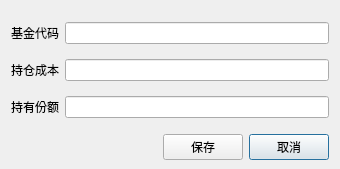
<?xml version="1.0" encoding="UTF-8"?>
<ui version="4.0">
 <class>AddFundDialog</class>
 <widget class="QDialog" name="AddFundDialog">
  <property name="geometry">
   <rect>
    <x>0</x>
    <y>0</y>
    <width>340</width>
    <height>169</height>
   </rect>
  </property>
  <property name="windowTitle">
   <string>Dialog</string>
  </property>
  <layout class="QGridLayout" name="gridLayout">
   <property name="bottomMargin">
    <number>9</number>
   </property>
   <item row="2" column="2">
    <widget class="QPushButton" name="cancelBtn">
     <property name="text">
      <string>取消</string>
     </property>
    </widget>
   </item>
   <item row="2" column="1">
    <widget class="QPushButton" name="saveBtn">
     <property name="text">
      <string>保存</string>
     </property>
     <property name="shortcut">
      <string>Return</string>
     </property>
    </widget>
   </item>
   <item row="2" column="0">
    <spacer name="horizontalSpacer">
     <property name="orientation">
      <enum>Qt::Horizontal</enum>
     </property>
     <property name="sizeHint" stdset="0">
      <size>
       <width>40</width>
       <height>20</height>
      </size>
     </property>
    </spacer>
   </item>
   <item row="0" column="0" colspan="3">
    <layout class="QFormLayout" name="formLayout">
     <property name="labelAlignment">
      <set>Qt::AlignLeading|Qt::AlignLeft|Qt::AlignVCenter</set>
     </property>
     <property name="formAlignment">
      <set>Qt::AlignLeading|Qt::AlignLeft|Qt::AlignVCenter</set>
     </property>
     <property name="verticalSpacing">
      <number>15</number>
     </property>
     <item row="0" column="0">
      <widget class="QLabel" name="Label">
       <property name="text">
        <string>基金代码</string>
       </property>
      </widget>
     </item>
     <item row="0" column="1">
      <widget class="QLineEdit" name="fundCode"/>
     </item>
     <item row="1" column="0">
      <widget class="QLabel" name="Label_2">
       <property name="text">
        <string>持仓成本</string>
       </property>
      </widget>
     </item>
     <item row="1" column="1">
      <widget class="QLineEdit" name="fundCost"/>
     </item>
     <item row="2" column="0">
      <widget class="QLabel" name="Label_3">
       <property name="text">
        <string>持有份额</string>
       </property>
      </widget>
     </item>
     <item row="2" column="1">
      <widget class="QLineEdit" name="fundUnits"/>
     </item>
    </layout>
   </item>
  </layout>
 </widget>
 <tabstops>
  <tabstop>fundCode</tabstop>
  <tabstop>fundCost</tabstop>
  <tabstop>fundUnits</tabstop>
  <tabstop>saveBtn</tabstop>
  <tabstop>cancelBtn</tabstop>
 </tabstops>
 <resources/>
 <connections>
  <connection>
   <sender>saveBtn</sender>
   <signal>clicked()</signal>
   <receiver>AddFundDialog</receiver>
   <slot>accept()</slot>
   <hints>
    <hint type="sourcelabel">
     <x>198</x>
     <y>145</y>
    </hint>
    <hint type="destinationlabel">
     <x>151</x>
     <y>138</y>
    </hint>
   </hints>
  </connection>
  <connection>
   <sender>cancelBtn</sender>
   <signal>clicked()</signal>
   <receiver>AddFundDialog</receiver>
   <slot>reject()</slot>
   <hints>
    <hint type="sourcelabel">
     <x>292</x>
     <y>147</y>
    </hint>
    <hint type="destinationlabel">
     <x>336</x>
     <y>132</y>
    </hint>
   </hints>
  </connection>
 </connections>
</ui>
